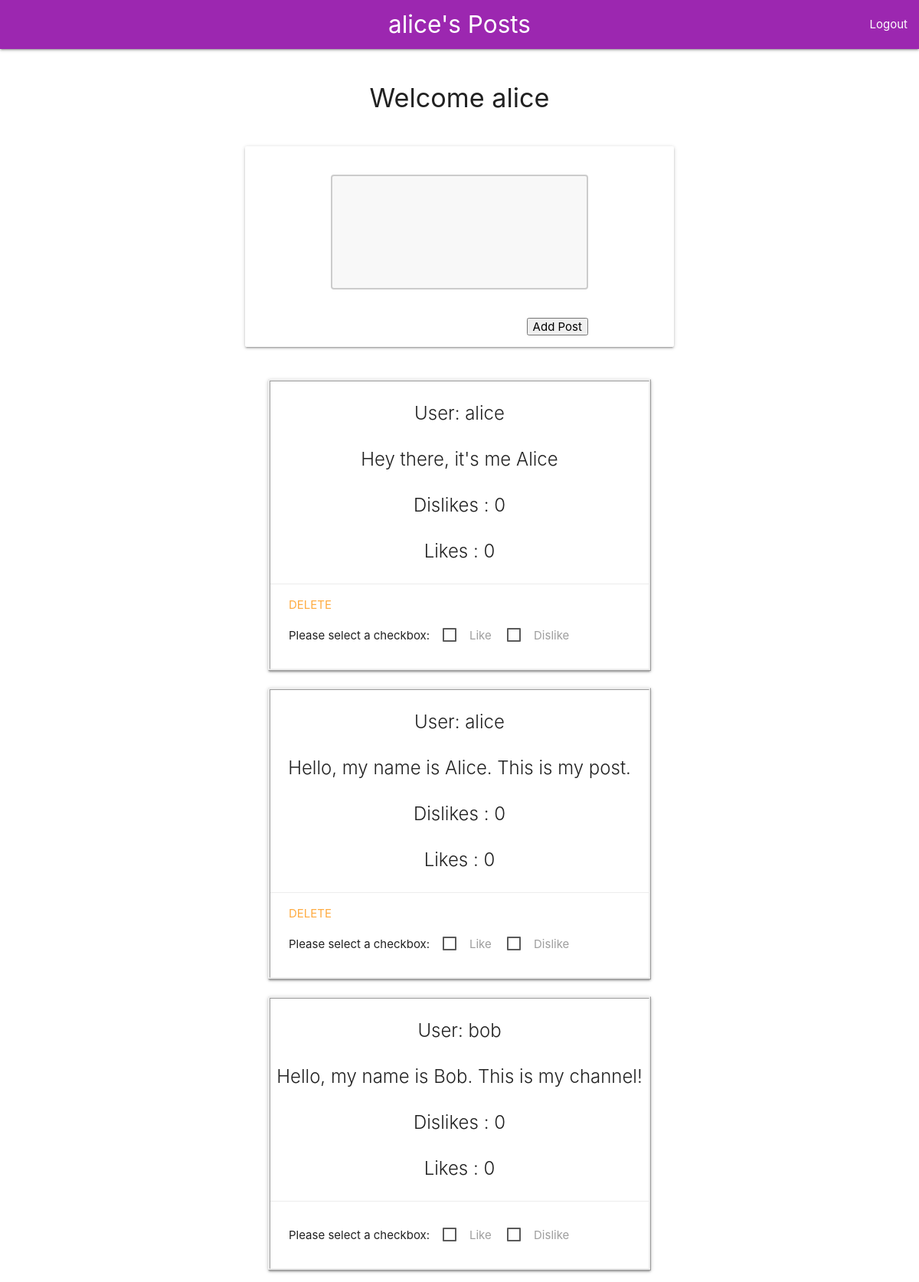
Screenshot of /get_posts (signed in) with the database file from the repository.
### models.py (models this page shows, shortened)
class User(UserMixin, db.Model): #Referenced Lab 5
    id = db.Column(db.Integer, primary_key=True)
    username = db.Column(db.String(80), unique=True, nullable=False)
    email = db.Column(db.String(120), unique=True, nullable=False)
    password = db.Column(db.String(120), nullable=False)

class Post(db.Model):
    id = db.Column(db.Integer, primary_key = True)
    userId = db.Column(db.Integer, db.ForeignKey('user.id'), nullable=False)
    text = db.Column(db.String(225), nullable=False)
    reacts = db.relationship('UserReact', backref='userreact', lazy=True, cascade="all, delete-orphan")
    def getTotalLikes (self): #Referenced extra  for assistance with this function
        numLikes = 0
        for react in self.reacts:
            if react == 'like':
                numLikes += 1
        return numLikes
    def getTotalDislikes (self): #Referenced extra lab for assistance with this function
        numDislikes = 0
        for react in self.reacts:
            if react == 'dislike':
                numDislikes += 1
        return numDislikes
    def toDict(self):
        return{
            "id": self.id,
            "userId": self.userId,
            "text": self.text,
            "reacts": self.reacts,
        }

### main.py (the view)
@app.route('/get_posts', methods=['GET']) #Referenced extra lab - working function
def get_posts():
  posts = Post.query.all()
  users = User.query.all()
  results = []
  for post in posts:
    rec = post.toDict()
    rec['Likes'] = post.getTotalLikes()
    rec['Dislikes'] = post.getTotalDislikes()
    results.append(rec)
  return render_template('app.html', posts=results, users=users)

### main.py (called while the page is built)
@login_manager.user_loader
def load_user(user_id):
    return User.query.get(user_id)

### templates/app.html (shortened to what this page needs)
{% extends "layout.html" %}
{% block page %}
{{ current_user.username }}'s Posts
{% block link%}
    <ul id="nav-mobile" class="right">
        <li><a href="/logout">Logout</a></li>
    </ul>
{% endblock %}
{% endblock %}
{% block content %}
    {% if current_user.is_authenticated %}
        <div id="content">
            <div class="container">
            <br>
                <div class="row">
                   <h4 style= "text-align: center"> Welcome {{ current_user.username }} </h4>
                   <br>
                    <form class="col s12 m8 offset-m2 card-panel"  action="/add_post" method="POST">
                        <div class="input-field col s12 m8 offset-m2">
                        <br>
                            <textarea name ="textarea"> </textarea>
                        </div>
                        <div class="input-field col s12 m8 offset-m2">
                            <button type = "submit" style="float: right;">
						        Add Post
					        </button>
                        </div>
                    </form>
                </div>
            </div>
        </div>
        <div id="content">
        <div class="container">
            {% for post in posts %}
               <li class = "cardCollection">
                    <form class= "card panel " style= "width: 500px;">
                        <div style="border-style: ridge;">
                            <span class="card-title" style="text-align:center;">
                                {% if current_user.id == post.userId %}
                                    <p> User: {{current_user.username }} </p>
                                {% else %}
                                    {% for user in users %}
                                        {% if post.userId == user.id %}
                                            <p> User: {{user.username }} </p>
                                        {% endif %}
                                    {% endfor %}
                                {% endif %}
                                <p> {{post.text}} </p>
                                <p> Dislikes : {{post['Dislikes']}}  </p>
                                <p> Likes : {{post['Likes']}} </p>
                            </span>
                            <div class="card-action" >
                                {% if current_user.id == post.userId%}
                                    <a href="/deletePost/{{post.id}}"> DELETE </a>
                                    <p> Please select a checkbox: &nbsp;&nbsp;
                                        <label>
                                            <span>Like &nbsp; &nbsp;</span>
                                        </label>
                                        <label>
                                            <span> Dislike </span>
                                        </label>
                                    </p>
                                {% else %}
                                    <p> Please select a checkbox: &nbsp;&nbsp;
                                        <label>
                                            <span>Like &nbsp; &nbsp;</span>
                                        </label>
                                        <label>
                                            <span> Dislike </span>
                                        </label>
                                    </p>
                                {% endif %}
                            </div>
                        </div>
                    </form>
                </li>
            {% endfor %}
        </div>
        </div>
    {% endif %}
{% endblock %}

### templates/app.html (style rules this page uses)
textarea { width: 100%; height: 150px; padding: 12px 20px; box-sizing: border-box; border: 2px solid #ccc; border-radius: 4px; background-color: #f8f8f8; resize: none; }
.cardCollection { display: flex; justify-content: center; }

### rows the page displays
User: username "alice"
Post: text "Hey there, it's me Alice", Dislikes "0", Likes "0"
Post: text "Hello, my name is Alice. This is my post.", Dislikes "0", Likes "0"
Post: text "Hello, my name is Bob. This is my channel!", Dislikes "0", Likes "0", shows "Please select a checkbox:"
User: username "bob"
